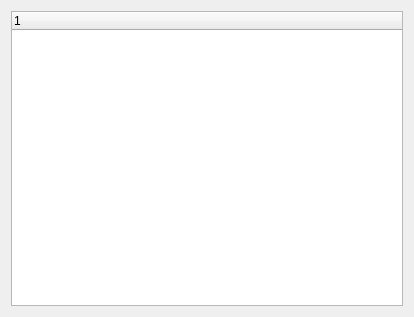
<?xml version="1.0" encoding="UTF-8"?>
<ui version="4.0">
 <class>Widget</class>
 <widget class="QWidget" name="Widget">
  <property name="geometry">
   <rect>
    <x>0</x>
    <y>0</y>
    <width>414</width>
    <height>317</height>
   </rect>
  </property>
  <property name="windowTitle">
   <string>Widget</string>
  </property>
  <layout class="QVBoxLayout" name="verticalLayout">
   <item>
    <widget class="QTreeWidget" name="treeWidget">
     <column>
      <property name="text">
       <string notr="true">1</string>
      </property>
     </column>
    </widget>
   </item>
  </layout>
 </widget>
 <resources/>
 <connections/>
</ui>
